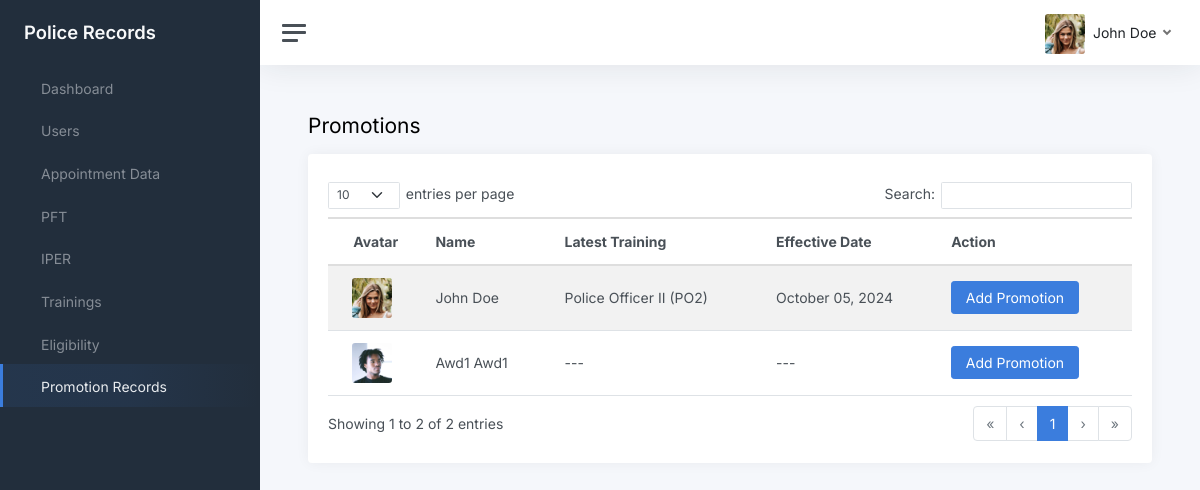
The app's page /views/promotions.php (signed in) with its own data.
### tables this page shows
CREATE TABLE `users` (
  `id` int(11) NOT NULL,
  `id_number` varchar(55) NOT NULL,
  `rank_position` text DEFAULT NULL,
  `first_name` varchar(255) NOT NULL,
  `middle_name` varchar(255) DEFAULT NULL,
  `last_name` varchar(255) NOT NULL,
  `address` varchar(255) DEFAULT NULL,
  `email` varchar(255) NOT NULL,
  `password` text DEFAULT NULL,
  `role` varchar(55) DEFAULT NULL,
  `avatar` varchar(255) DEFAULT NULL,
  `date_created` timestamp NOT NULL DEFAULT current_timestamp()
);

CREATE TABLE `promotions` (
  `id` int(11) NOT NULL,
  `user_id` int(11) DEFAULT NULL,
  `rank` text NOT NULL,
  `authority` text NOT NULL,
  `effective_date` date NOT NULL
);

### backend/nodes.php (called while the page is built, shortened)
<?php
require(__DIR__ . "/conn.php");
require(__DIR__ . "/Helpers.php");
$helpers = new Helpers($conn, $_SESSION);

### views/promotions.php (the view, shortened to what this page needs)
<?php
require("../backend/nodes.php");
$title = "Promotions";
?>
<!DOCTYPE html>
<html lang="en">
<head>
  <?php require("../views/components/head.php"); ?>
</head>
<body>
  <div class="wrapper">
    <?php require("./components/side-bar.php") ?>
    <div class="main">
      <?php require("./components/nav-bar.php") ?>
      <main class="content">
        <div class="container-fluid p-0">
          <div class="mb-3">
            <h1 class="h3 d-inline align-middle"><?= $title ?></h1>
          </div>
          <div class="card">
            <div class="card-body">
              <table class="table table-striped dataTable-table datatable">
                <thead>
                  <tr>
                    <th class="text-center">Avatar</th>
                    <th class="text-start">Name</th>
                    <th class="text-start">Latest Training</th>
                    <th class="text-start">Effective Date</th>
                    <th class="text-start">Action</th>
                  </tr>
                </thead>
                <tbody>
                  <?php
                  $userData = $helpers->select_all("users");
                  if ($userData):
                    foreach ($userData as $user):
                      $modal_id = "company-img-modal_$user->id";
                      $img_id = "company-image_$user->id";
                      $caption_id = "company-caption_$user->id";
                      $rank = "---";
                      $effectiveDate = "---";
                      $promotion = $helpers->select_all_individual("promotions", "user_id='$user->id' ORDER BY id DESC LIMIT 1");
                      if ($promotion) {
                        $effectiveDate = date("F d, Y", strtotime($promotion->effective_date));
                        $rank = $promotion->rank;
                      }
                  ?>
                      <tr>
                        <td class="td-image text-center">
                          <?= $helpers->generate_modal_click_avatar($helpers->get_avatar_link($user->id), $modal_id, $img_id, $caption_id) ?>
                        </td>
                        <td class="text-start"><?= $helpers->get_full_name($user->id) ?></td>
                        <td class="text-start"><?= $rank ?></td>
                        <td class="text-start"><?= $effectiveDate ?></td>
                        <td class="text-start">
                          <a href="<?= SERVER_NAME . "/views/add-promotion?id=$user->id" ?>" class="btn btn-primary">
                            Add Promotion
                          </a>
                        </td>
                      </tr>
                    <?php endforeach; ?>
                  <?php endif; ?>
                </tbody>
              </table>
            </div>
          </div>
        </div>
      </main>
    </div>
  </div>
</body>
</html>

### views/components/nav-bar.php (shortened to what this page needs)
<nav class="navbar navbar-expand navbar-light navbar-bg">
  <a class="sidebar-toggle js-sidebar-toggle">
    <i class="hamburger align-self-center"></i>
  </a>
  <div class="navbar-collapse collapse">
    <ul class="navbar-nav navbar-align">
      <li class="nav-item dropdown">
        <a class="nav-link dropdown-toggle d-none d-sm-inline-block" href="#" data-bs-toggle="dropdown">
          <img src="<?= $helpers->get_avatar_link($USER->id) ?>" class=" avatar img-fluid rounded me-1" />
          <span class="text-dark">
            <?= $helpers->get_full_name($USER->id) ?>
          </span>
        </a>
      </li>
    </ul>
  </div>
</nav>

### backend/Helpers.php (shortened to what this page needs)
<?php
class Helpers
{
  private $conn;
  private $session;
  public function __construct($conn, $session)
  {
    $this->conn = $conn;
    $this->session = $session;
  }
  public function generate_modal_click_avatar($src, $modal_id, $img_id, $caption_id)
  {
    $explodedSrc = explode("/", $src);
    $alt = count($explodedSrc) > 0 ? $explodedSrc[count($explodedSrc) - 1] : "image.jpg";
    return "
        <img src='$src' onclick='handleOpenModalImg($(this), `$modal_id`, `$img_id`, `$caption_id`)' class='avatar avatar-md rounded me-2' alt='$alt'>
  ";
  }
  public function select_all_individual($table, $params)
  {
    $query = $this->conn->query("SELECT * FROM $table WHERE $params");
    return $query->num_rows > 0 ? $query->fetch_object() : null;
  }
  public function select_all($table)
  {
    $query = $this->conn->query("SELECT * FROM $table");
    $data = array();
    while ($row = $query->fetch_object()) {
      array_push($data, $row);
    }
    return $data;
  }
  public function get_current_user()
  {
    $id = $this->session["id"];
    $query = $this->conn->query("SELECT * FROM users WHERE id='$id'");
    return $query->num_rows > 0 ? $query->fetch_object() : null;
  }
  public function get_user_by_id($user_id)
  {
    $query = $this->conn->query("SELECT * FROM users WHERE id='$user_id'");
    return $query->num_rows > 0 ? $query->fetch_object() : null;
  }
  public function get_full_name($user_id, $format = "")
  {
    $user = $this->get_user_by_id($user_id);
    $fullName = "";
    if (!isset($user->mname)) {
      $fullName = ucwords("$user->first_name $user->last_name");
    }
    return $fullName;
  }
  public function get_avatar_link($user_id)
  {
    $user = $this->get_user_by_id($user_id);
    if ($user->avatar) {
      return SERVER_NAME . "/uploads/avatars/$user->avatar";
    }
    return SERVER_NAME . "/custom-assets/images/default.png";
  }
}

### custom-assets/css/custom.css (style rules this page uses)
body { padding: 0 !important; }
img { object-fit: cover; }
.td-image { text-align: center !important; }
.td-image .avatar { object-fit: cover !important; cursor: pointer !important; }

### records on screen
users: id+avatar (picture), $helpers->get_full_name($USER->id) "John Doe", shows a picture, $helpers->get_full_name($user->id) "John Doe", promotions.rank "Police Officer II (PO2)", promotions.effective_date "October 05, 2024"
users: shows a picture, $helpers->get_full_name($user->id) "Awd1 Awd1", rank "---", effectiveDate "---"

### other values on screen
$menu->title "Dashboard"
$menu->title "Users"
$menu->title "Appointment Data"
$menu->title "PFT"
$menu->title "IPER"
$menu->title "Trainings"
$menu->title "Eligibility"
$menu->title "Promotion Records"
$title "Promotions"
